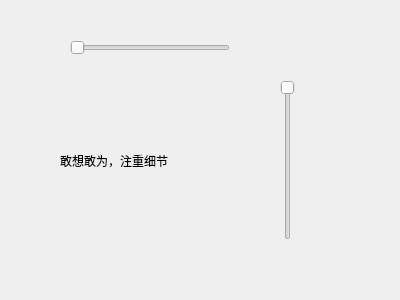
<?xml version="1.0" encoding="UTF-8"?>
<ui version="4.0">
 <class>Form</class>
 <widget class="QWidget" name="Form">
  <property name="geometry">
   <rect>
    <x>0</x>
    <y>0</y>
    <width>400</width>
    <height>300</height>
   </rect>
  </property>
  <property name="windowTitle">
   <string>Form</string>
  </property>
  <widget class="QSlider" name="horizontalSlider">
   <property name="geometry">
    <rect>
     <x>70</x>
     <y>40</y>
     <width>160</width>
     <height>16</height>
    </rect>
   </property>
   <property name="orientation">
    <enum>Qt::Horizontal</enum>
   </property>
  </widget>
  <widget class="QSlider" name="verticalSlider">
   <property name="geometry">
    <rect>
     <x>280</x>
     <y>80</y>
     <width>16</width>
     <height>160</height>
    </rect>
   </property>
   <property name="orientation">
    <enum>Qt::Vertical</enum>
   </property>
   <property name="invertedAppearance">
    <bool>true</bool>
   </property>
  </widget>
  <widget class="QLabel" name="label">
   <property name="geometry">
    <rect>
     <x>60</x>
     <y>80</y>
     <width>181</width>
     <height>161</height>
    </rect>
   </property>
   <property name="text">
    <string>敢想敢为，注重细节</string>
   </property>
  </widget>
 </widget>
 <resources/>
 <connections/>
</ui>
